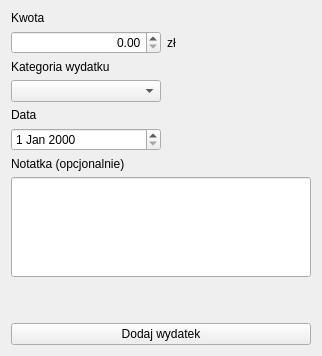
     <widget class="QWidget" name="tab_Wydatki">
      <attribute name="title">
       <string>Wydatki</string>
      </attribute>
      <layout class="QVBoxLayout" name="verticalLayout_5">
       <item>
        <widget class="QLabel" name="label_13">
         <property name="text">
          <string>Kwota</string>
         </property>
        </widget>
       </item>
       <item>
        <layout class="QHBoxLayout" name="horizontalLayout_7">
         <item>
          <widget class="QDoubleSpinBox" name="doubleSpinBox_kwotaWydatek">
           <property name="minimumSize">
            <size>
             <width>150</width>
             <height>0</height>
            </size>
           </property>
           <property name="alignment">
            <set>Qt::AlignRight|Qt::AlignTrailing|Qt::AlignVCenter</set>
           </property>
           <property name="maximum">
            <double>999999.989999999990687</double>
           </property>
          </widget>
         </item>
         <item>
          <widget class="QLabel" name="label_14">
           <property name="text">
            <string>zł</string>
           </property>
          </widget>
         </item>
         <item>
          <spacer name="horizontalSpacer_5">
           <property name="orientation">
            <enum>Qt::Horizontal</enum>
           </property>
           <property name="sizeHint" stdset="0">
            <size>
             <width>40</width>
             <height>20</height>
            </size>
           </property>
          </spacer>
         </item>
        </layout>
       </item>
       <item>
        <widget class="QLabel" name="label_15">
         <property name="text">
          <string>Kategoria wydatku</string>
         </property>
        </widget>
       </item>
       <item>
        <layout class="QHBoxLayout" name="horizontalLayout_8">
         <item>
          <widget class="QComboBox" name="comboBox_kategoriaWydatek">
           <property name="minimumSize">
            <size>
             <width>150</width>
             <height>0</height>
            </size>
           </property>
          </widget>
         </item>
         <item>
          <spacer name="horizontalSpacer_6">
           <property name="orientation">
            <enum>Qt::Horizontal</enum>
           </property>
           <property name="sizeHint" stdset="0">
            <size>
             <width>40</width>
             <height>20</height>
            </size>
           </property>
          </spacer>
         </item>
        </layout>
       </item>
       <item>
        <widget class="QLabel" name="label_16">
         <property name="text">
          <string>Data</string>
         </property>
        </widget>
       </item>
       <item>
        <layout class="QHBoxLayout" name="horizontalLayout_9">
         <item>
          <widget class="QDateEdit" name="dateEdit_dataWydatek">
           <property name="minimumSize">
            <size>
             <width>150</width>
             <height>0</height>
            </size>
           </property>
          </widget>
         </item>
         <item>
          <spacer name="horizontalSpacer_7">
           <property name="orientation">
            <enum>Qt::Horizontal</enum>
           </property>
           <property name="sizeHint" stdset="0">
            <size>
             <width>40</width>
             <height>20</height>
            </size>
           </property>
          </spacer>
         </item>
        </layout>
       </item>
       <item>
        <widget class="QLabel" name="label_17">
         <property name="text">
          <string>Notatka (opcjonalnie)</string>
         </property>
        </widget>
       </item>
       <item>
        <widget class="QLineEdit" name="lineEdit_notatkaWydatek">
         <property name="minimumSize">
          <size>
           <width>300</width>
           <height>100</height>
          </size>
         </property>
         <property name="maximumSize">
          <size>
           <width>400</width>
           <height>16777215</height>
          </size>
         </property>
        </widget>
       </item>
       <item>
        <spacer name="verticalSpacer_3">
         <property name="orientation">
          <enum>Qt::Vertical</enum>
         </property>
         <property name="sizeHint" stdset="0">
          <size>
           <width>20</width>
           <height>40</height>
          </size>
         </property>
        </spacer>
       </item>
       <item>
        <widget class="QPushButton" name="pushButton_dodajWydatek">
         <property name="text">
          <string>Dodaj wydatek</string>
         </property>
        </widget>
       </item>
      </layout>
     </widget>
